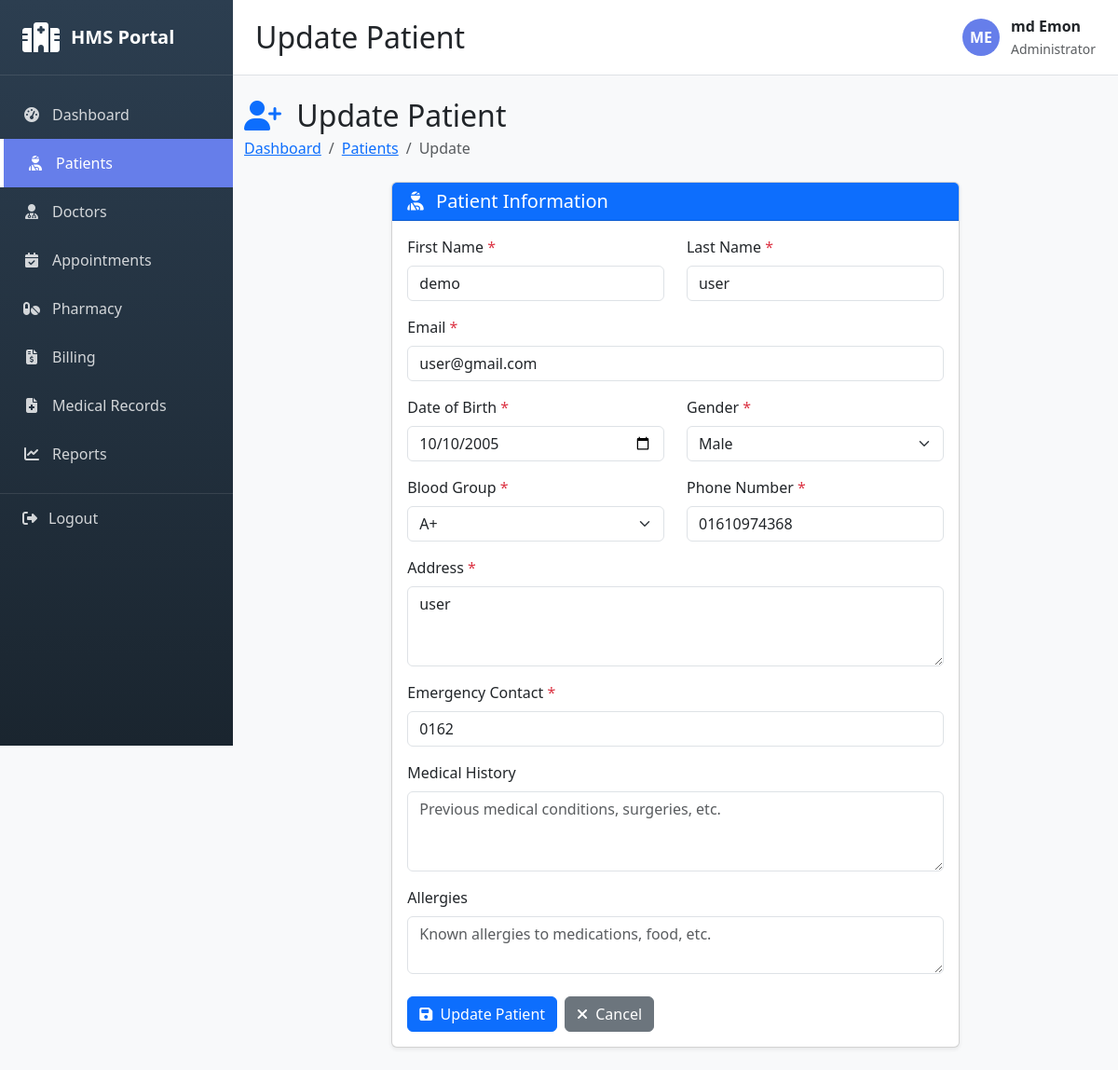
Screenshot of /patients/2/update/ (signed in) with the database file from the repository.
### patients/models.py (models this page shows, shortened)
class Patient(models.Model):
    GENDER_CHOICES = [
        ('M', 'Male'),
        ('F', 'Female'),
        ('O', 'Other'),
    ]
    BLOOD_GROUP_CHOICES = [
        ('A+', 'A+'),
        ('A-', 'A-'),
        ('B+', 'B+'),
        ('B-', 'B-'),
        ('O+', 'O+'),
        ('O-', 'O-'),
        ('AB+', 'AB+'),
        ('AB-', 'AB-'),
    ]
    user = models.OneToOneField(User, on_delete=models.CASCADE)
    patient_id = models.CharField(max_length=20, unique=True)
    date_of_birth = models.DateField()
    gender = models.CharField(max_length=1, choices=GENDER_CHOICES)
    blood_group = models.CharField(max_length=3, choices=BLOOD_GROUP_CHOICES)
    phone_number = models.CharField(max_length=15)
    address = models.TextField()
    emergency_contact = models.CharField(max_length=15)
    medical_history = models.TextField(blank=True)
    allergies = models.TextField(blank=True)
    created_at = models.DateTimeField(auto_now_add=True)
    updated_at = models.DateTimeField(auto_now=True)
    class Meta:
        db_table = 'patients'
        verbose_name = 'Patient'
        verbose_name_plural = 'Patients'
        ordering = ['-created_at']

### patients/views.py (the view, shortened to what this page needs)
# urls.py: path('<int:pk>/update/', views.patient_update, name='patient_update'),
@login_required
def patient_update(request, pk):
    patient = get_object_or_404(Patient, pk=pk)
    context = {'patient': patient, 'is_update': True}
    return render(request, 'patients/patient_form.html', context)

### templates/patients/patient_form.html (shortened to what this page needs)
{% extends 'base.html' %}
{% block page_title %}{% if is_update %}Update{% else %}Add New{% endif %} Patient{% endblock %}
{% block content %}
<div class="container-fluid py-4">
    <div class="mb-4">
        <h2 class="mb-1">
            <i class="fas fa-user-plus text-primary me-2"></i>
            {% if is_update %}Update Patient{% else %}Add New Patient{% endif %}
        </h2>
        <nav aria-label="breadcrumb">
            <ol class="breadcrumb mb-0">
                <li class="breadcrumb-item"><a href="{% url 'dashboard' %}">Dashboard</a></li>
                <li class="breadcrumb-item"><a href="{% url 'patients:patient_list' %}">Patients</a></li>
                <li class="breadcrumb-item active">{% if is_update %}Update{% else %}Add{% endif %}</li>
            </ol>
        </nav>
    </div>
    <div class="row justify-content-center">
        <div class="col-lg-8">
            <div class="card shadow-sm">
                <div class="card-header bg-primary text-white">
                    <h5 class="mb-0">
                        <i class="fas fa-user-injured me-2"></i>
                        Patient Information
                    </h5>
                </div>
                <div class="card-body">
                    <form method="post">
                        <div class="row mb-3">
                            <div class="col-md-6">
                                <label class="form-label">First Name <span class="text-danger">*</span></label>
                                <input type="text" name="first_name" class="form-control"
                                       value="{% if is_update %}{{ patient.user.first_name }}{% endif %}" required>
                            </div>
                            <div class="col-md-6">
                                <label class="form-label">Last Name <span class="text-danger">*</span></label>
                                <input type="text" name="last_name" class="form-control"
                                       value="{% if is_update %}{{ patient.user.last_name }}{% endif %}" required>
                            </div>
                        </div>
                        <div class="mb-3">
                            <label class="form-label">Email <span class="text-danger">*</span></label>
                            <input type="email" name="email" class="form-control"
                                   value="{% if is_update %}{{ patient.user.email }}{% endif %}" required>
                        </div>
                        <div class="row mb-3">
                            <div class="col-md-6">
                                <label class="form-label">Date of Birth <span class="text-danger">*</span></label>
                                <input type="date" name="date_of_birth" class="form-control"
                                       value="{% if is_update %}{{ patient.date_of_birth|date:'Y-m-d' }}{% endif %}" required>
                            </div>
                            <div class="col-md-6">
                                <label class="form-label">Gender <span class="text-danger">*</span></label>
                                <select name="gender" class="form-select" required>
                                    <option value="M" {% if is_update and patient.gender == 'M' %}selected{% endif %}>Male</option>
                                </select>
                            </div>
                        </div>
                        <div class="row mb-3">
                            <div class="col-md-6">
                                <label class="form-label">Blood Group <span class="text-danger">*</span></label>
                                <select name="blood_group" class="form-select" required>
                                    <option value="A+" {% if is_update and patient.blood_group == 'A+' %}selected{% endif %}>A+</option>
                                </select>
                            </div>
                            <div class="col-md-6">
                                <label class="form-label">Phone Number <span class="text-danger">*</span></label>
                                <input type="tel" name="phone_number" class="form-control"
                                       value="{% if is_update %}{{ patient.phone_number }}{% endif %}"
                                       placeholder="01XXXXXXXXX" required>
                            </div>
                        </div>
                        <div class="mb-3">
                            <label class="form-label">Address <span class="text-danger">*</span></label>
                            <textarea name="address" class="form-control" rows="3" required>{% if is_update %}{{ patient.address }}{% endif %}</textarea>
                        </div>
                        <div class="mb-3">
                            <label class="form-label">Emergency Contact <span class="text-danger">*</span></label>
                            <input type="tel" name="emergency_contact" class="form-control"
                                   value="{% if is_update %}{{ patient.emergency_contact }}{% endif %}" required>
                        </div>
                        <div class="mb-3">
                            <label class="form-label">Medical History</label>
                            <textarea name="medical_history" class="form-control" rows="3"
                                      placeholder="Previous medical conditions, surgeries, etc.">{% if is_update %}{{ patient.medical_history }}{% endif %}</textarea>
                        </div>
                        <div class="mb-4">
                            <label class="form-label">Allergies</label>
                            <textarea name="allergies" class="form-control" rows="2"
                                      placeholder="Known allergies to medications, food, etc.">{% if is_update %}{{ patient.allergies }}{% endif %}</textarea>
                        </div>
                        <div class="d-flex gap-2">
                            <button type="submit" class="btn btn-primary">
                                <i class="fas fa-save me-1"></i>
                                {% if is_update %}Update Patient{% else %}Add Patient{% endif %}
                            </button>
                            <a href="{% url 'patients:patient_list' %}" class="btn btn-secondary">
                                <i class="fas fa-times me-1"></i> Cancel
                            </a>
                        </div>
                    </form>
                </div>
            </div>
        </div>
    </div>
</div>
{% endblock %}

### templates/base.html (shortened to what this page needs)
<!DOCTYPE html>
<html lang="en">
<head>
    <link href="https://cdnjs.cloudflare.com/ajax/libs/bootstrap/5.3.2/css/bootstrap.min.css" rel="stylesheet">
    <link href="https://cdnjs.cloudflare.com/ajax/libs/font-awesome/6.4.0/css/all.min.css" rel="stylesheet">
</head>
<body>
    <div class="sidebar">
        <div class="sidebar-brand">
            <i class="fas fa-hospital"></i>
            <h4>HMS Portal</h4>
        </div>
        <div class="sidebar-menu">
            <a href="{% url 'dashboard' %}" class="{% if request.path == '/' %}active{% endif %}">
                <i class="fas fa-tachometer-alt"></i>
                <span>Dashboard</span>
            </a>
            <a href="{% url 'patients:patient_list' %}" class="{% if 'patients' in request.path %}active{% endif %}">
                <i class="fas fa-user-injured"></i>
                <span>Patients</span>
            </a>
            <a href="{% url 'doctors:doctor_list' %}" class="{% if 'doctors' in request.path %}active{% endif %}">
                <i class="fas fa-user-md"></i>
                <span>Doctors</span>
            </a>
            <a href="{% url 'appointments:appointment_list' %}" class="{% if 'appointments' in request.path %}active{% endif %}">
                <i class="fas fa-calendar-check"></i>
                <span>Appointments</span>
            </a>
            <a href="{% url 'pharmacy:medicine_list' %}" class="{% if 'pharmacy' in request.path %}active{% endif %}">
                <i class="fas fa-pills"></i>
                <span>Pharmacy</span>
            </a>
            <a href="{% url 'billing:bill_list' %}" class="{% if 'billing' in request.path %}active{% endif %}">
                <i class="fas fa-file-invoice-dollar"></i>
                <span>Billing</span>
            </a>
            <a href="{% url 'medical_records:medical_record_list' %}" class="{% if 'medical-records' in request.path %}active{% endif %}">
                <i class="fas fa-file-medical"></i>
                <span>Medical Records</span>
            </a>
            <a href="{% url 'reports:reports_home' %}" class="{% if 'reports' in request.path %}active{% endif %}">
                <i class="fas fa-chart-line"></i>
                <span>Reports</span>
            </a>
        </div>
        <a href="{% url 'accounts:logout' %}" class="logout-btn">
            <i class="fas fa-sign-out-alt"></i>
            <span>Logout</span>
        </a>
    </div>
    <div class="main-content">
        <div class="topbar d-flex justify-content-between align-items-center">
            <h2 class="mb-0">{% block page_title %}Dashboard{% endblock %}</h2>
            <div class="user-info">
                <div class="user-avatar">
                    {{ user.first_name.0|upper }}{{ user.last_name.0|upper }}
                </div>
                <div>
                    <div class="fw-bold">{{ user.get_full_name }}</div>
                    <small class="text-muted">Administrator</small>
                </div>
            </div>
        </div>
        <div class="content-wrapper">
            {% block content %}{% endblock %}
        </div>
    </div>
</body>
</html>

### templates/base.html (style rules this page uses)
:root { --sidebar-bg: #2c3e50; --primary-color: #667eea; --sidebar-width: 250px; }
body { font-family: 'Segoe UI', Tahoma, Geneva, Verdana, sans-serif; background-color: #f8f9fa; }
.sidebar { position: fixed; top: 0; left: 0; height: 100vh; width: var(--sidebar-width); background: linear-gradient(180deg, #2c3e50 0%, #1a252f 100%); color: white; overflow-y: auto; z-index: 1000; transition: all 0.3s; }
.sidebar-brand { padding: 1.5rem; border-bottom: 1px solid rgba(255,255,255,0.1); display: flex; align-items: center; gap: 0.75rem; }
.sidebar-brand i { font-size: 2rem; }
.sidebar-brand h4 { margin: 0; font-size: 1.25rem; font-weight: bold; }
.sidebar-menu { padding: 1rem 0; }
.sidebar-menu a { display: flex; align-items: center; padding: 0.875rem 1.5rem; color: rgba(255,255,255,0.8); text-decoration: none; transition: all 0.3s; }
.sidebar-menu a.active { background-color: var(--primary-color); color: white; border-left: 4px solid white; }
.sidebar-menu a i { margin-right: 0.75rem; width: 20px; text-align: center; }
.main-content { margin-left: var(--sidebar-width); min-height: 100vh; }
.topbar { background-color: white; padding: 1rem 1.5rem; border-bottom: 1px solid #dee2e6; position: sticky; top: 0; z-index: 999; }
.user-info { display: flex; align-items: center; gap: 0.75rem; }
.user-avatar { width: 40px; height: 40px; border-radius: 50%; background: var(--primary-color); color: white; display: flex; align-items: center; justify-content: center; font-weight: bold; }
.logout-btn { padding: 0.875rem 1.5rem; color: rgba(255,255,255,0.8); text-decoration: none; display: flex; align-items: center; transition: all 0.3s; border-top: 1px solid rgba(255,255,255,0.1); margin-top: auto; }
.logout-btn i { margin-right: 0.75rem; }

### rows the page displays
Patient: first_name "demo", last_name "user", email "user@gmail.com", date_of_birth "10/10/2005", gender "Male", blood_group "A+", phone_number "01610974368", address "user", emergency_contact "0162"

### other values shown
{{ user.first_name.0|upper }} "M"
{{ user.last_name.0|upper }} "E"
{{ user.get_full_name }} "md Emon"
